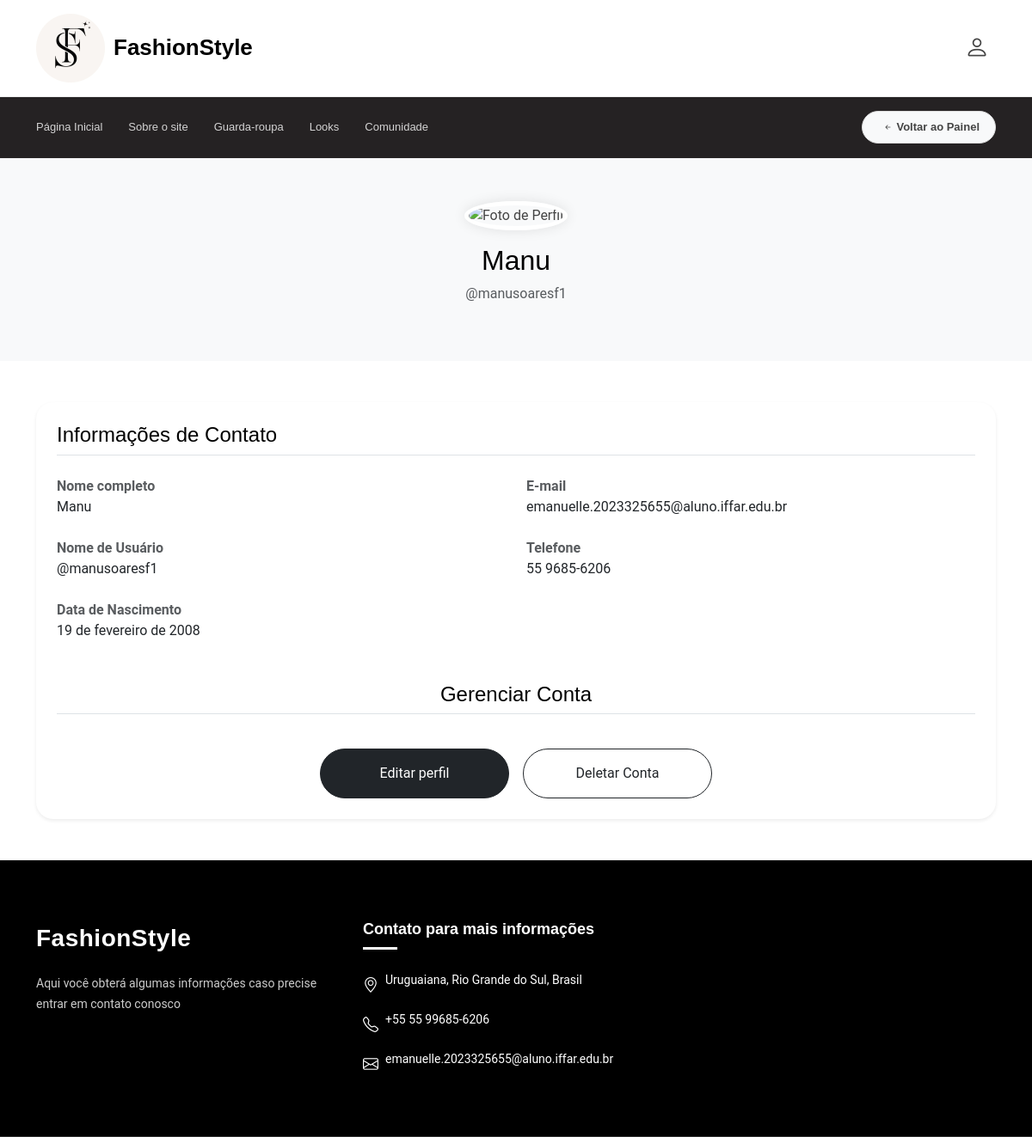
Page /TCC/configuracoes_perfil.php (signed in) on the earlier database version.
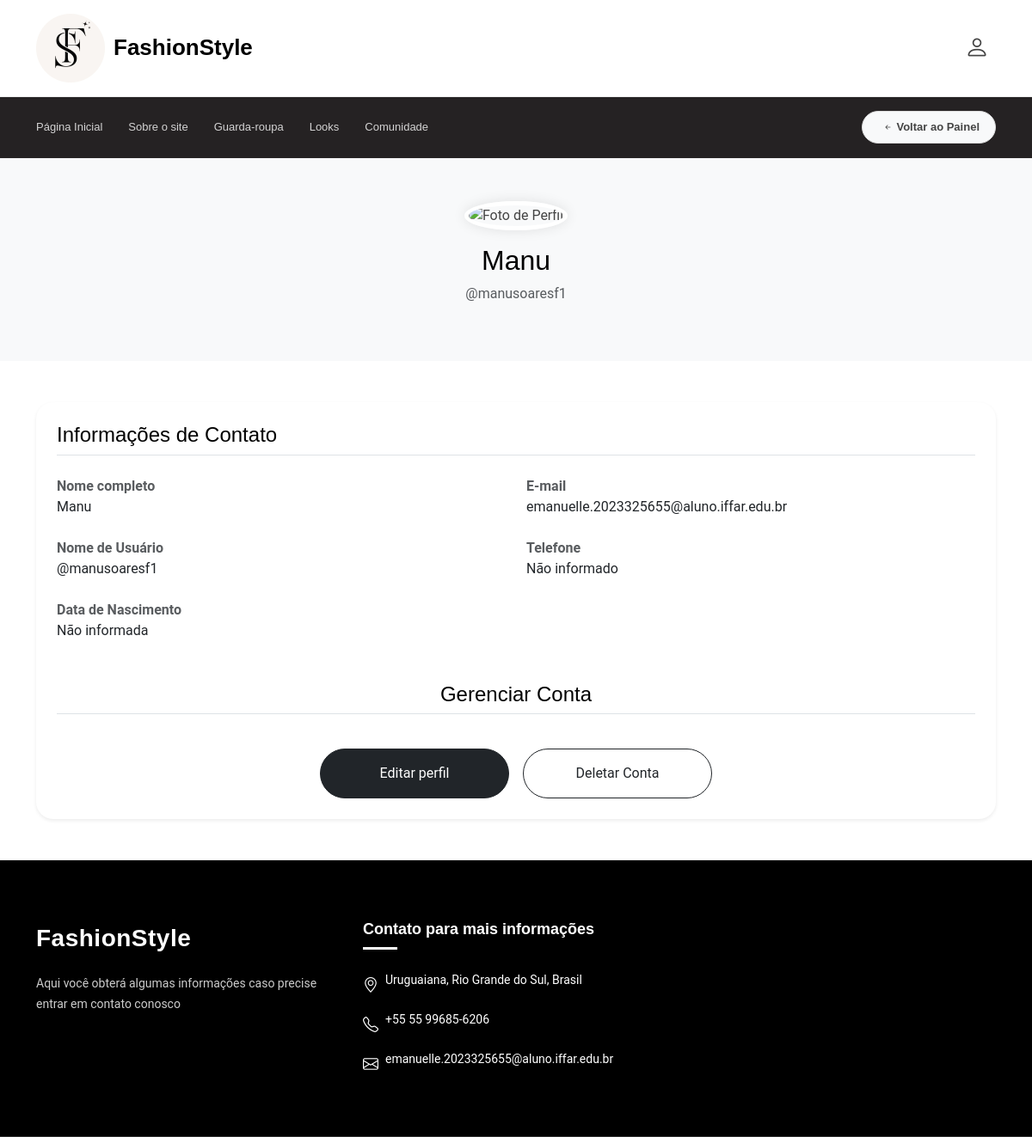
Same page on the later database version.
### tables this page shows
CREATE TABLE IF NOT EXISTS `usuarios` (
  `id` int NOT NULL AUTO_INCREMENT,
  `nome` varchar(100) NOT NULL,
  `nome_usuario` varchar(50) NOT NULL,
  `email` varchar(100) NOT NULL,
  `cpf` varchar(11) NOT NULL,
  `senha` varchar(255) NOT NULL,
  `token_redefinicao` varchar(255) DEFAULT NULL,
  `token_expires_at` datetime DEFAULT NULL,
  `foto` varchar(255) DEFAULT NULL,
  `telefone` varchar(20) DEFAULT NULL,
  `data_nascimento` date DEFAULT NULL,
  `nivel_acesso` enum('usuario','admin') NOT NULL DEFAULT 'usuario',
  PRIMARY KEY (`id`),
  UNIQUE KEY `nome_usuario` (`nome_usuario`),
  UNIQUE KEY `email` (`email`),
  UNIQUE KEY `cpf` (`cpf`)
);

### TCC/configuracoes_perfil.php (the view, shortened to what this page needs)
<?php
require_once 'conexao.php';
$id_usuario_logado = $_SESSION['idusuario'];
$usuario = null;
try {
    $sql = "SELECT nome, nome_usuario, email, telefone, data_nascimento, foto
            FROM usuarios WHERE id = ?";
    if ($stmt = $con->prepare($sql)) {
        $stmt->bind_param("i", $id_usuario_logado);
        $stmt->execute();
        $result = $stmt->get_result();
        $usuario = $result->fetch_assoc();
    } else {
        throw new Exception("Falha na preparação da query: " . $con->error);
    }
} catch (Exception $e) {
    die("Erro ao carregar perfil: " . htmlspecialchars($e->getMessage()));
}
$data_formatada = 'Não informada';
if (!empty($usuario['data_nascimento'])) {
    try {
        $data_obj = new DateTime($usuario['data_nascimento']);
        $meses = [
            '01' => 'janeiro', '02' => 'fevereiro', '03' => 'março', '04' => 'abril',
            '05' => 'maio', '06' => 'junho', '07' => 'julho', '08' => 'agosto',
            '09' => 'setembro', '10' => 'outubro', '11' => 'novembro', '12' => 'dezembro'
        ];
        $dia = $data_obj->format('d');
        $mes = $data_obj->format('m');
        $ano = $data_obj->format('Y');
        $data_formatada = "{$dia} de {$meses[$mes]} de {$ano}";
    } catch (Exception $e) { }
}
?>
<!DOCTYPE html>
<html lang="pt-BR">
<head>
  <link href="assets/vendor/bootstrap/css/bootstrap.min.css" rel="stylesheet">
  <link href="assets/vendor/bootstrap-icons/bootstrap-icons.css" rel="stylesheet">
  <link href="assets/css/main.css" rel="stylesheet">
</head>
<body>
  <?php include 'nav.php'; ?>
  <main class="main">
    <div class="profile-header">
      <div class="container">
        <?php
          $fotoExibir = 'assets/img/default_profile.png';
        ?>
        <img src="<?= htmlspecialchars($fotoExibir) ?>?t=<?= time() ?>" alt="Foto de Perfil" class="profile-photo">
        <h2 class="mt-3"><?= htmlspecialchars($usuario['nome']) ?></h2>
        <p class="text-muted">@<?= htmlspecialchars($usuario['nome_usuario']) ?></p>
      </div>
    </div>
    <section class="section py-5">
      <div class="container">
        <div class="card shadow-sm p-4" style="border-radius: 20px; border: none;">
          <h4 class="mb-4 pb-2 border-bottom">Informações de Contato</h4>
          <div class="row g-4 mb-5">
            <div class="col-md-6">
              <strong class="text-muted">Nome completo</strong>
              <p class="mb-0"><?= htmlspecialchars($usuario['nome']) ?></p>
            </div>
            <div class="col-md-6">
              <strong class="text-muted">E-mail</strong>
              <p class="mb-0"><?= htmlspecialchars($usuario['email']) ?></p>
            </div>
            <div class="col-md-6">
              <strong class="text-muted">Nome de Usuário</strong>
              <p class="mb-0">@<?= htmlspecialchars($usuario['nome_usuario']) ?></p>
            </div>
            <div class="col-md-6">
              <strong class="text-muted">Telefone</strong>
              <p class="mb-0"><?= !empty($usuario['telefone']) ? htmlspecialchars($usuario['telefone']) : 'Não informado' ?></p>
            </div>
            <div class="col-md-6">
              <strong class="text-muted">Data de Nascimento</strong>
              <p class="mb-0"><?= $data_formatada ?></p>
            </div>
          </div>
          <h4 class="mb-4 pb-2 border-bottom text-center">Gerenciar Conta</h4>
          <div class="d-grid gap-3 d-md-flex justify-content-center mt-3">
            <a href="editar_perfil.php" class="btn btn-dark rounded-pill px-5 py-3 btn-perfil-action">
                Editar perfil
            </a>
            <button type="button" class="btn btn-outline-dark rounded-pill px-5 py-3 btn-perfil-action" data-bs-toggle="modal" data-bs-target="#modalDeletarConta">
                Deletar Conta
            </button>
          </div>
        </div>
      </div>
    </section>
  </main>
  <?php include 'footer.php'; ?>
</body>
</html>

Differences in the rows shown:
changed usuarios "Manu": telefone "55 9685-6206" → (not shown); data_nascimento "19 de fevereiro de 2008" → (not shown)
Other differences:
$data_formatada: (not shown) → "Não informada"
text now shown: "Não informado"
